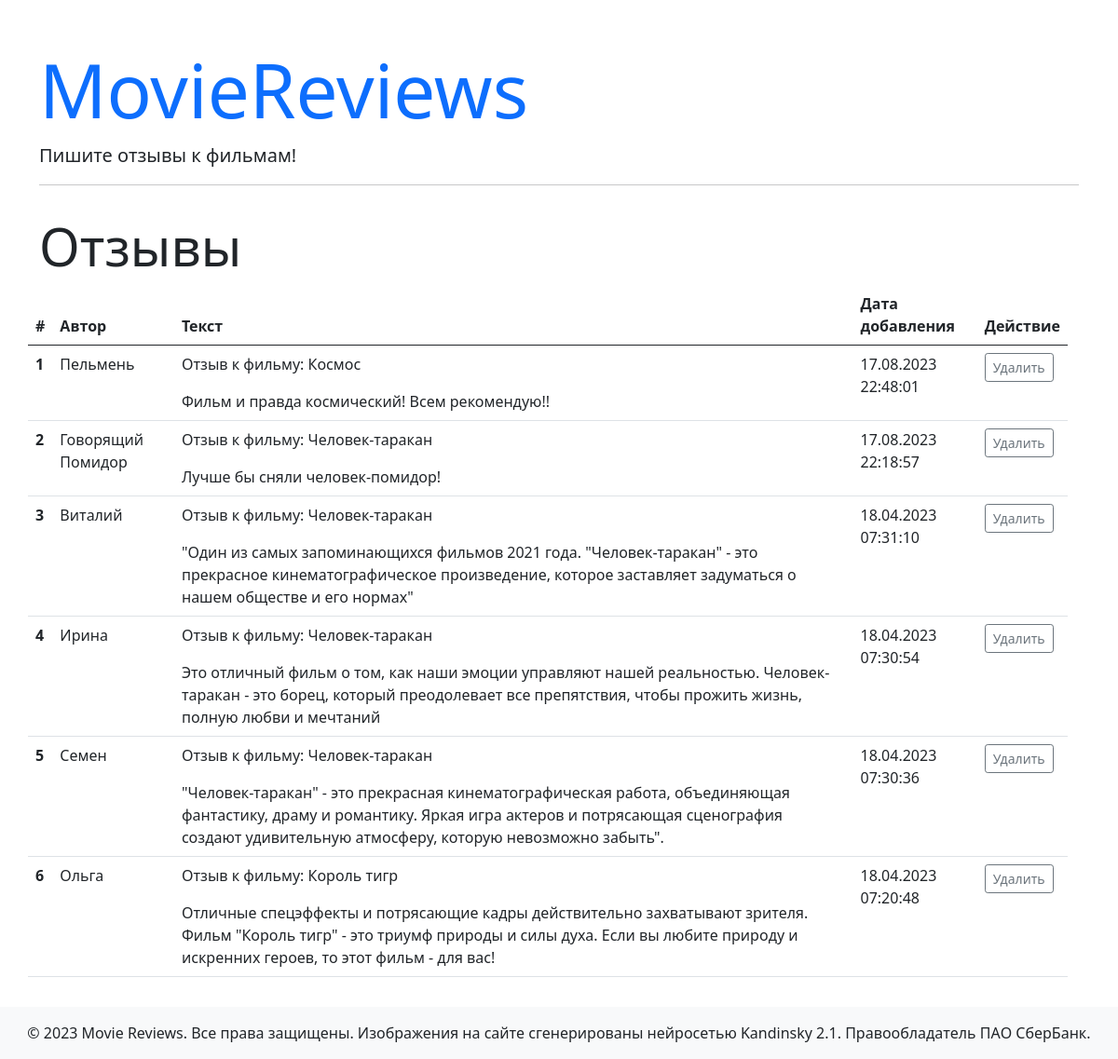
The app's page /reviews with its own data.
### models.py (models this page shows)
class Review(db.Model):
    id = db.Column(db.Integer, primary_key=True)
    name = db.Column(db.String(255), nullable=False)
    text = db.Column(db.Text, nullable=False)
    created_date = db.Column(db.DateTime, default=datetime.now())
    score = db.Column(db.Integer, nullable=False)
    movie_id = db.Column(db.Integer, db.ForeignKey('movie.id', ondelete="CASCADE"))
    movie = db.relationship('Movie', back_populates='reviews')

class Movie(db.Model):
    id = db.Column(db.Integer, primary_key=True)
    title = db.Column(db.String(255), nullable=False)
    description = db.Column(db.Text, nullable=False)
    image = db.Column(db.String(255), nullable=False)
    reviews = db.relationship('Review', back_populates='movie')

### views.py (the view)
@app.route('/reviews')
def reviews():
    reviews = Review.query.order_by(Review.created_date.desc()).all()
    return render_template('reviews.html', reviews=reviews)

### templates/reviews.html
{% extends 'base.html' %}
{% block content %}
  <div class="row mb-3">
    <h1 class="mt-3 display-4">Отзывы</h1>
    <table class="table table-hover">
      <thead>
      <tr>
        <th scope="col">#</th>
        <th scope="col">Автор</th>
        <th scope="col">Текст</th>
        <th scope="col">Дата добавления</th>
        <th scope="col">Действие</th>
      </tr>
      </thead>
      <tbody>
        {% for review in reviews %}
          <tr>
            <th scope="row">{{ loop.index }}</th>
            <td>
              {{ review.name }}
            </td>
            <td>
              <p>Отзыв к фильму: {{review.movie.title}}</p>
              {{ review.text }}
            </td>
            <td>
              {{ review.created_date.strftime('%d.%m.%Y %H:%M:%S') }}
            </td>
            <td>
              <a href="{{ url_for('delete_review', id=review.id) }}" class="btn btn-sm btn-outline-secondary">Удалить</a>
            </td>
          </tr>
        {% endfor %}
      </tbody>
    </table>
  </div>
{% endblock %}

### records on screen
Review: name "Пельмень", movie "Космос", text "Фильм и правда космический! Всем рекомендую!!", created_date "17.08.2023 22:48:01"
Review: name "Говорящий Помидор", movie "Человек-таракан", text "Лучше бы сняли человек-помидор!", created_date "17.08.2023 22:18:57"
Review: name "Виталий", movie "Человек-таракан", text "\"Один из самых запоминающихся фильмов 2021 года. \"Человек-таракан\" - это прекрасное кинематографическое произведение, которое заставляет задуматься о нашем обществе и его нормах\"", created_date "18.04.2023 07:31:10"
Review: name "Ирина", movie "Человек-таракан", text "Это отличный фильм о том, как наши эмоции управляют нашей реальностью. Человек-таракан - это борец, который преодолевает все препятствия, чтобы прожить жизнь, полную любви и мечтаний", created_date "18.04.2023 07:30:54"
Review: name "Семен", movie "Человек-таракан", text "\"Человек-таракан\" - это прекрасная кинематографическая работа, объединяющая фантастику, драму и романтику. Яркая игра актеров и потрясающая сценография создают удивительную атмосферу, которую невозможно забыть\".", created_date "18.04.2023 07:30:36"
Review: name "Ольга", movie "Король тигр", text "Отличные спецэффекты и потрясающие кадры действительно захватывают зрителя. Фильм \"Король тигр\" - это триумф природы и силы духа. Если вы любите природу и искренних героев, то этот фильм - для вас!", created_date "18.04.2023 07:20:48"
